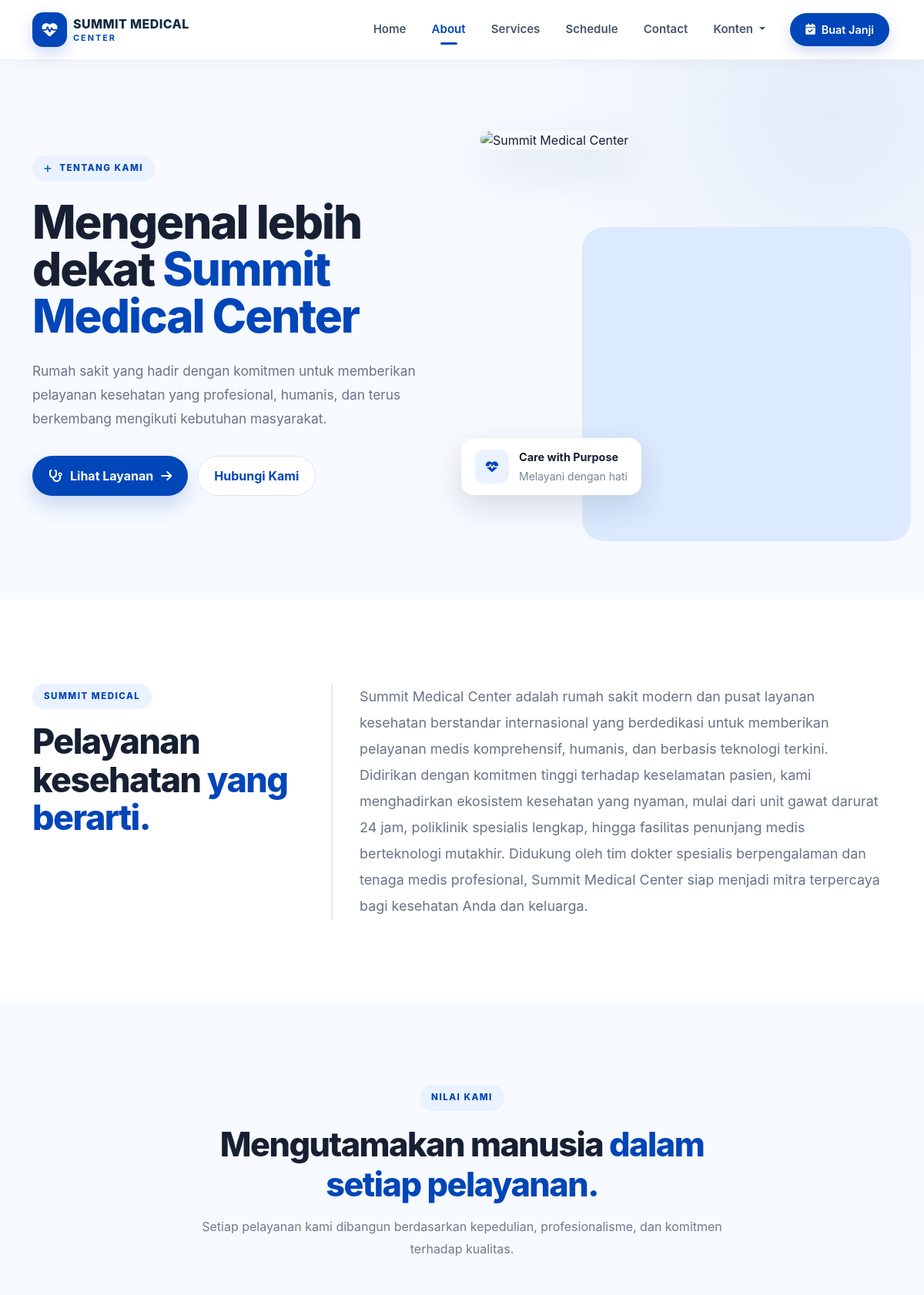
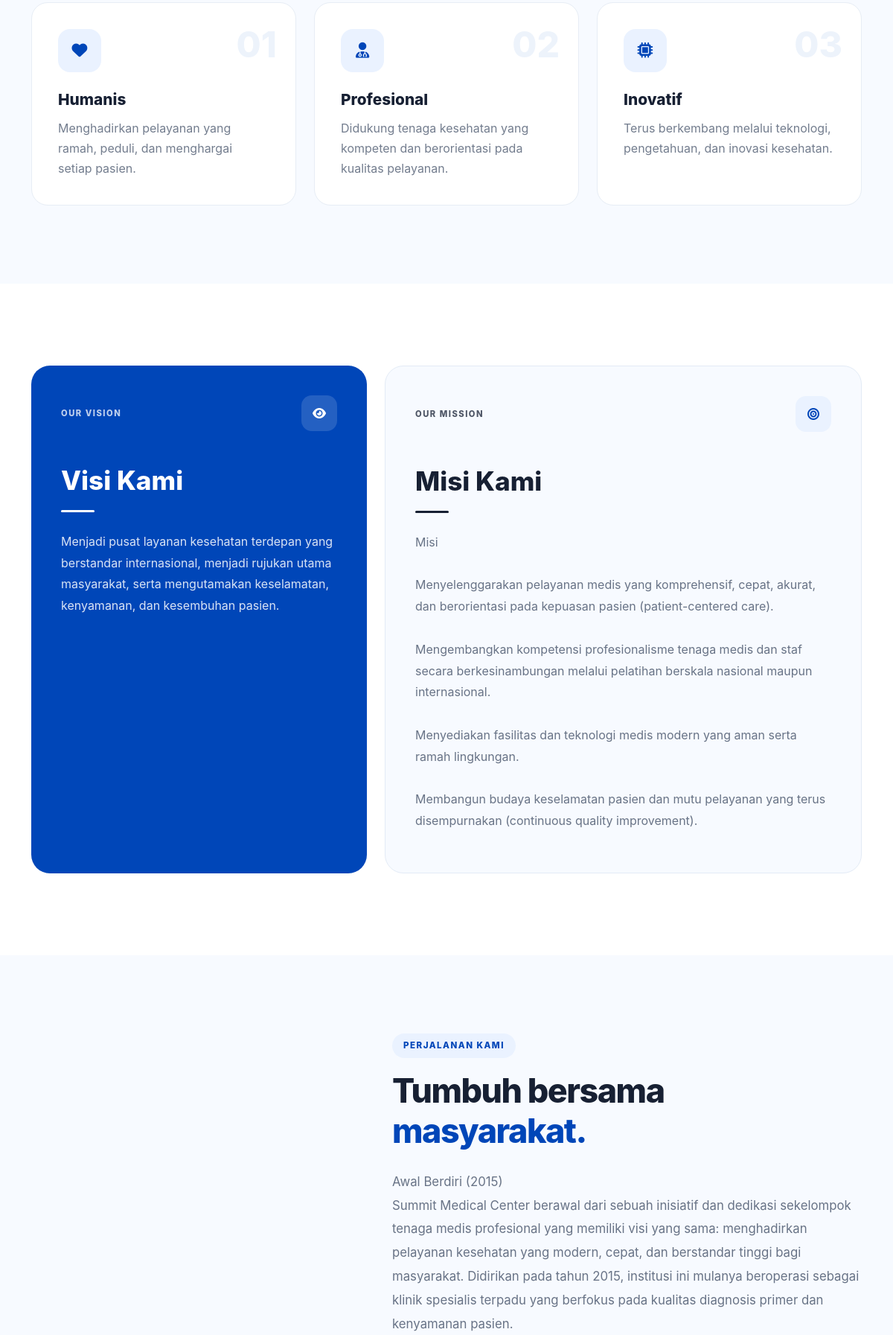
The app's page /index.php/about (upper part) with its own data (2 pictures, top to bottom).
### tables this page shows
CREATE TABLE `hospital_profile` (
  `id` int(10) UNSIGNED NOT NULL,
  `name` varchar(150) NOT NULL,
  `tagline` varchar(255) DEFAULT NULL,
  `logo` varchar(255) DEFAULT NULL,
  `hero_image` varchar(255) DEFAULT NULL,
  `description` text DEFAULT NULL,
  `history` text DEFAULT NULL,
  `vision` text DEFAULT NULL,
  `mission` text DEFAULT NULL,
  `director_name` varchar(150) DEFAULT NULL,
  `director_message` text DEFAULT NULL,
  `address` text DEFAULT NULL,
  `phone` varchar(50) DEFAULT NULL,
  `email` varchar(150) DEFAULT NULL,
  `whatsapp` varchar(50) DEFAULT NULL,
  `operating_hours` varchar(255) DEFAULT NULL,
  `google_maps` text DEFAULT NULL,
  `created_at` datetime NOT NULL DEFAULT current_timestamp(),
  `updated_at` datetime DEFAULT NULL ON UPDATE current_timestamp()
);

### application/controllers/About.php (called while the page is built, shortened)
<?php
class About extends CI_Controller {
    public function __construct()
    {
        $this->load->model('Profile_model');
        $this->load->library('session');
    }
    public function index()
    {
        $data['title'] = 'Tentang Kami - Summit Medical Center';
        $data['profile'] = $this->Profile_model->get_profile();
        $this->load->view('templates/header', $data);
        $this->load->view('templates/navbar');
        $this->load->view('about/index', $data);
        $this->load->view('templates/footer');
    }
}

### index.php (called while the page is built, shortened)
<?php
require_once BASEPATH.'core/CodeIgniter.php';

### application/models/Profile_model.php (called while the page is built, shortened)
<?php
class Profile_model extends CI_Model {
    public function get_profile() {
        $query = $this->db->get_where('hospital_profile', ['id' => 1]);
        if ($query->num_rows() > 0) {
            return $query->row();
        }
    }
}

### application/views/about/index.php (the view, shortened to what this page needs)
<div class="about-page">
    <section class="about-hero">
        <div class="container">
            <div class="row align-items-center g-5">
                <div class="col-lg-6" data-aos="fade-right">
                    <div class="about-eyebrow">
                        <span>
                            <i class="fas fa-plus"></i>
                            TENTANG KAMI
                        </span>
                    </div>
                    <h1 class="about-title">
                        Mengenal lebih dekat
                        <span>Summit Medical Center</span>
                    </h1>
                    <p class="about-lead">
                        Rumah sakit yang hadir dengan komitmen untuk
                        memberikan pelayanan kesehatan yang profesional,
                        humanis, dan terus berkembang mengikuti kebutuhan
                        masyarakat.
                    </p>
                    <div class="about-hero-actions">
                        <a href="<?= base_url('services'); ?>"
                           class="about-primary-btn">
                            <i class="fas fa-stethoscope"></i>
                            Lihat Layanan
                            <i class="fas fa-arrow-right"></i>
                        </a>
                        <a href="<?= base_url('contact'); ?>"
                           class="about-secondary-btn">
                            Hubungi Kami
                        </a>
                    </div>
                </div>
                <div class="col-lg-6" data-aos="fade-left">
                    <div class="about-hero-image">
                        <img
                            src="https://images.unsplash.com/photo-1519494026892-80bbd2d6fd0d?auto=format&fit=crop&w=1200&q=85"
                            alt="Summit Medical Center"
                        >
                        <div class="about-image-badge">
                            <div class="badge-icon">
                                <i class="fas fa-heart-pulse"></i>
                            </div>
                            <div>
                                <strong>
                                    Care with Purpose
                                </strong>
                                <small>
                                    Melayani dengan hati
                                </small>
                            </div>
                        </div>
                    </div>
                </div>
            </div>
        </div>
    </section>
    <section class="about-introduction">
        <div class="container">
            <div class="row g-5 align-items-start">
                <div class="col-lg-4" data-aos="fade-up">
                    <div class="about-section-label">
                        <span>
                            SUMMIT MEDICAL
                        </span>
                    </div>
                    <h2>
                        Pelayanan kesehatan
                        <span>yang berarti.</span>
                    </h2>
                </div>
                <div class="col-lg-8" data-aos="fade-up" data-aos-delay="150">
                    <div class="about-description">
                        <?php if (!empty($profile->description)) : ?>
                            <p>
                                <?= nl2br(htmlspecialchars($profile->description)); ?>
                            </p>
                        <?php endif; ?>
                    </div>
                </div>
            </div>
        </div>
    </section>
    <section class="about-values">
        <div class="container">
            <div class="about-section-heading text-center"
                 data-aos="fade-up">
                <div class="about-section-label justify-content-center">
                    <span>
                        NILAI KAMI
                    </span>
                </div>
                <h2>
                    Mengutamakan manusia
                    <span>dalam setiap pelayanan.</span>
                </h2>
                <p>
                    Setiap pelayanan kami dibangun berdasarkan kepedulian,
                    profesionalisme, dan komitmen terhadap kualitas.
                </p>
            </div>
            <div class="row g-4 mt-4">
                <div class="col-md-4"
                     data-aos="fade-up"
                     data-aos-delay="100">
                    <div class="about-value-card">
                        <div class="value-number">
                        </div>
                        <div class="value-icon">
                            <i class="fas fa-heart"></i>
                        </div>
                        <h3>
                            Humanis
                        </h3>
                        <p>
                            Menghadirkan pelayanan yang ramah,
                            peduli, dan menghargai setiap pasien.
                        </p>
                    </div>
                </div>
                <div class="col-md-4"
                     data-aos="fade-up"
                     data-aos-delay="200">
                    <div class="about-value-card">
                        <div class="value-number">
                        </div>
                        <div class="value-icon">
                            <i class="fas fa-user-doctor"></i>
                        </div>
                        <h3>
                            Profesional
                        </h3>
                        <p>
                            Didukung tenaga kesehatan yang kompeten
                            dan berorientasi pada kualitas pelayanan.
                        </p>
                    </div>
                </div>
                <div class="col-md-4"
                     data-aos="fade-up"
                     data-aos-delay="300">
                    <div class="about-value-card">
                        <div class="value-number">
                        </div>
                        <div class="value-icon">
                            <i class="fas fa-microchip"></i>
                        </div>
                        <h3>
                            Inovatif
                        </h3>
                        <p>
                            Terus berkembang melalui teknologi,
                            pengetahuan, dan inovasi kesehatan.
                        </p>
                    </div>
                </div>
            </div>
        </div>
    </section>
    <section class="about-vision-mission">
        <div class="container">
            <div class="row g-4">
                <div class="col-lg-5"
                     data-aos="fade-right">
                    <div class="vision-card">
                        <div class="vm-top">
                            <span>
                                OUR VISION
                            </span>
                            <div class="vm-icon">
                                <i class="fas fa-eye"></i>
                            </div>
                        </div>
                        <h2>
                            Visi Kami
                        </h2>
                        <div class="vm-line"></div>
                        <p>
                            <?php if (!empty($profile->vision)) : ?>
                                <?= nl2br(htmlspecialchars($profile->vision)); ?>
                            <?php else : ?>
                                Menjadi rumah sakit yang unggul
                                dalam memberikan pelayanan kesehatan
                                yang berkualitas dan terpercaya.
                            <?php endif; ?>
                        </p>
                    </div>
                </div>
                <div class="col-lg-7"
                     data-aos="fade-left">
                    <div class="mission-card">
                        <div class="vm-top">
                            <span>
                                OUR MISSION
                            </span>
                            <div class="vm-icon">
                                <i class="fas fa-bullseye"></i>
                            </div>
                        </div>
                        <h2>
                            Misi Kami
                        </h2>
                        <div class="vm-line"></div>
                        <div class="mission-content">
                            <?php if (!empty($profile->mission)) : ?>
                                <p>
                                    <?= nl2br(htmlspecialchars($profile->mission)); ?>
                                </p>
                            <?php endif; ?>
                        </div>
                    </div>
                </div>
            </div>
        </div>
    </section>
    <?php if (!empty($profile->history)) : ?>
    <section class="about-history">
        <div class="container">
            <div class="row align-items-center g-5">
                <div class="col-lg-7"
                     data-aos="fade-left">
                    <div class="about-section-label">
                        <span>
                            PERJALANAN KAMI
                        </span>
                    </div>
                    <h2 class="history-title">
                        Tumbuh bersama
                        <span>masyarakat.</span>
                    </h2>
                    <div class="history-text">
                        <?= nl2br(htmlspecialchars($profile->history)); ?>
                    </div>
                </div>
            </div>
        </div>
    </section>
    <?php endif; ?>
</div>

### assets/css/news.css (style rules this page uses)
body { background-color: #f8fbfc; }

### records on screen
hospital_profile: description "Summit Medical Center adalah rumah sakit modern dan pusat layanan kesehatan berstandar internasional yang berdedikasi untuk memberikan pelayanan medis komprehensif, humanis, dan berbasis teknologi terkini. Didirikan dengan komitmen tinggi terhadap keselamatan pasien, kami menghadirkan ekosistem kesehatan yang nyaman, mulai dari unit gawat darurat 24 jam, poliklinik spesialis lengkap, hingga fasilitas penunjang medis berteknologi mutakhir. Didukung oleh tim dokter spesialis berpengalaman dan tenaga medis profesional, Summit Medical Center siap menjadi mitra terpercaya bagi kesehatan Anda dan keluarga.", vision "Menjadi pusat layanan kesehatan terdepan yang berstandar internasional, menjadi rujukan utama masyarakat, serta mengutamakan keselamatan, kenyamanan, dan kesembuhan pasien.", mission "Misi Menyelenggarakan pelayanan medis yang komprehensif, cepat, akurat, dan berorientasi pada kepuasan pasien (patient-centered care). Mengembangkan kompetensi profesionalisme tenaga medis dan staf secara berkesinambungan melalui pelatihan berskala nasional maupun internasional. Menyediakan fasilitas dan teknologi medis modern yang aman serta ramah lingkungan. Membangun budaya keselamatan pasien dan mutu pelayanan yang terus disempurnakan (continuous quality improvement).", history "Awal Berdiri (2015) Summit Medical Center berawal dari sebuah inisiatif dan dedikasi sekelompok tenaga medis profesional yang memiliki visi yang sama: menghadirkan pelayanan kesehatan yang modern, cepat, dan berstandar tinggi bagi masyarakat. Didirikan pada tahun 2015, institusi ini mulanya beroperasi sebagai klinik spesialis terpadu yang berfokus pada kualitas diagnosis primer dan kenyamanan pasien."
